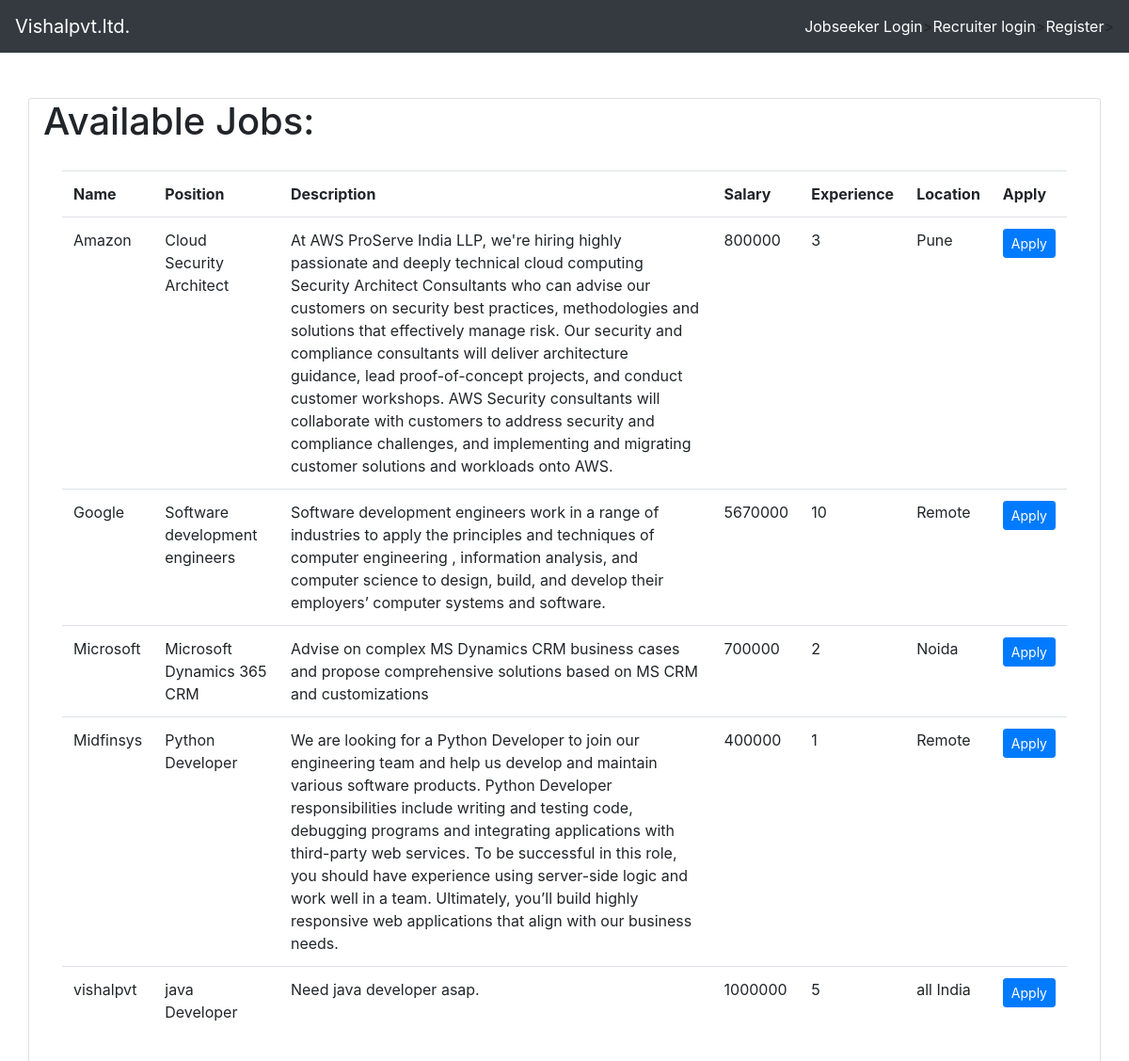
The page / on the database its author committed.
### JobPortal/models.py (models this page shows, shortened)
class Company(models.Model):
    user=models.OneToOneField(User,null=True,on_delete=models.CASCADE)
    name=models.CharField(max_length=200,null=True)
    position=models.CharField(max_length=200,null=True)
    description=models.CharField(max_length=2000,null=True)
    salary=models.IntegerField(null=True)
    experience=models.IntegerField(null=True)
    Location=models.CharField(max_length=2000,null=True)

### JobPortal/views.py (the view)
# urls.py: path('',home,name='home'),
def home(request):
    if request.user.is_authenticated:
        candidates=Candidates.objects.filter(company__name=request.user.username)
        print(request.user.username)
        context={
            'candidates':candidates,
        }
        return render(request,'hr.html',context)
    else:
        companies=Company.objects.all()
        context={
            'companies':companies,
        }
        return render(request,'Jobseeker.html',context)

### JobPortal/templates/Jobseeker.html
{% extends 'main.html' %}
{% load static%}
{% block content %}
<div class="container card">
    <h1>Available Jobs:</h1>
    <div class="card-body">
        <table class="table table-hover ">
            <tr>
                <th>Name</th>
                <th>Position</th>
                <th>Description</th>
                <th>Salary</th>
                <th>Experience</th>
                <th>Location</th>
                <th>Apply</th>
            </tr>
            {% for c in companies %}
                {% if c.position is  not null %}
                    <tr>
                        <td>{{c.name}}</td>
                        <td>{{c.position}}</td>
                        <td>{{c.description}}</td>
                        <td>{{c.salary}}</td>
                        <td>{{c.experience}}</td>
                        <td>{{c.Location}}</td>
                        <td><a href="{% url 'apply' %}" class="btn btn-primary btn-sm" type="submit">Apply</a></td>
                    </tr>
                {% endif %}
            {% endfor %}
        </table>
    </div>
</div>
{% endblock %}

### JobPortal/templates/main.html (shortened to what this page needs)
<!DOCTYPE html>
<html lang="en">
<head>
    <link rel="stylesheet" href="https://stackpath.bootstrapcdn.com/bootstrap/4.5.0/css/bootstrap.min.css"0>
</head>
<body>
    {% include 'navbar.html' %}
    <br>
	<br>
    {%block content%}
    {% endblock %}
</body>
</html>

### JobPortal/templates/navbar.html (shortened to what this page needs)
<head>
  </head>
  <nav class="navbar navbar-expand-lg navbar-dark bg-dark">
      <a class="navbar-brand" href="{% url 'home' %}">Vishalpvt.ltd.</a>
      {% if request.user.is_authenticated %}
      <span class="user">Hello, {{request.user}}  &nbsp;</span>
      <span ><a  class="user btn btn-info" href ="{% url 'logout' %}"> Logout</a></span>
      {% else %}
          <span ><a class="user" href="{% url 'apply' %}">Jobseeker Login</a></span>>
          <span ><a class="user" href="{% url 'login' %}">Recruiter login</a></span>>
          <span ><a class="user" href="{% url 'register' %}">Register</a></span>>
      {% endif  %}
    </nav>

### JobPortal/templates/navbar.html (style rules this page uses)
.user { color:white; text-decoration: none; }

### rows shown on the page
Company: name "Amazon", position "Cloud Security Architect", description "At AWS ProServe India LLP, we're hiring highly passionate and deeply technical cloud computing Security Architect Consultants who can advise our customers on security best practices, methodologies and solutions that effectively manage risk. Our security and compliance consultants will deliver architecture guidance, lead proof-of-concept projects, and conduct customer workshops. AWS Security consultants will collaborate with customers to address security and compliance challenges, and implementing and migrating customer solutions and workloads onto AWS.", salary "800000", experience "3", Location "Pune"
Company: name "Google", position "Software development engineers", description "Software development engineers work in a range of industries to apply the principles and techniques of computer engineering , information analysis, and computer science to design, build, and develop their employers’ computer systems and software.", salary "5670000", experience "10", Location "Remote"
Company: name "Microsoft", position "Microsoft Dynamics 365 CRM", description "Advise on complex MS Dynamics CRM business cases and propose comprehensive solutions based on MS CRM and customizations", salary "700000", experience "2", Location "Noida"
Company: name "Midfinsys", position "Python Developer", description "We are looking for a Python Developer to join our engineering team and help us develop and maintain various software products. Python Developer responsibilities include writing and testing code, debugging programs and integrating applications with third-party web services. To be successful in this role, you should have experience using server-side logic and work well in a team. Ultimately, you’ll build highly responsive web applications that align with our business needs.", salary "400000", experience "1", Location "Remote"
Company: name "vishalpvt", position "java Developer", description "Need java developer asap.", salary "1000000", experience "5", Location "all India"
